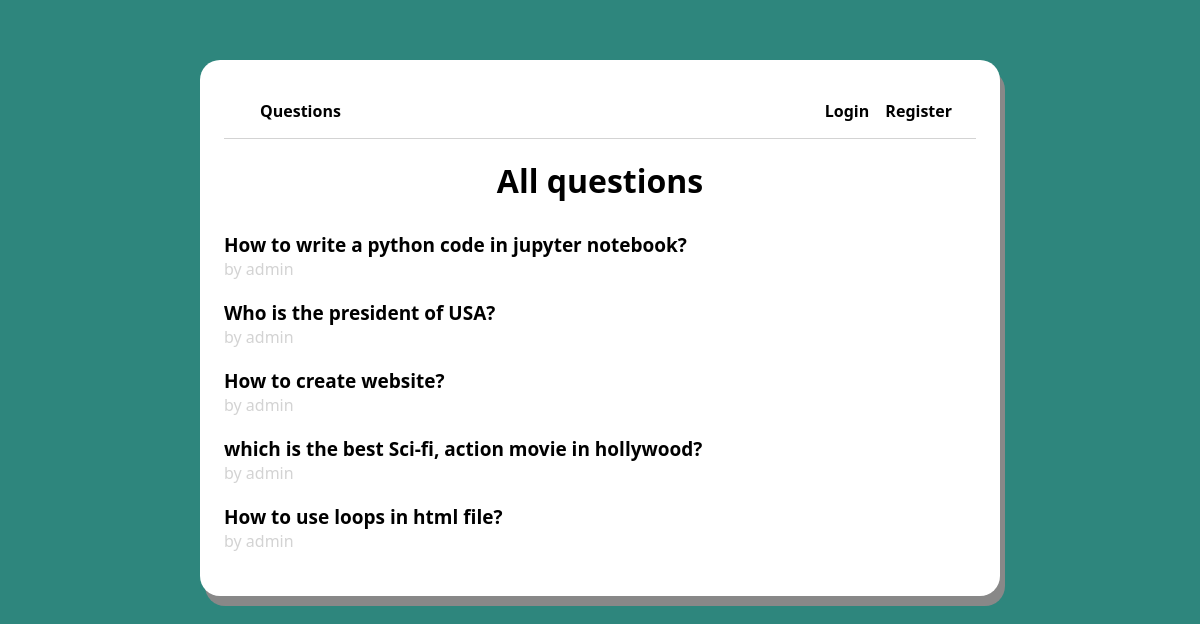
The page / on the database its author committed.
### main/models.py (models this page shows, shortened)
class Question(models.Model):
    author = models.ForeignKey(User , null=False, on_delete= models.CASCADE)
    title  = models.CharField(max_length=200, null=False)
    body = models.TextField(null=False)
    created_at = models.DateTimeField(auto_now_add = True)
    updated_at = models.DateTimeField(auto_now_add = True)

### main/views.py (the view)
# urls.py: path('', views.homepage, name='index'),
def homepage(request):
    questions = Question.objects.all().order_by('-created_at')
    context = {
        'questions': questions
    }
    return render(request, 'homepage.html', context)

### main/templates/homepage.html
{% extends 'layouts/page.html' %}
{% block content %}
<div class="page">
    <h1 class="title">All questions</h1>
{% for question in questions %}
<div class="question-list-item">
    <a href="{% url 'question' question.id %}">
        <p class="question-list-item-title">
            {{question.title}}
        </p>
        <p class="question-list-item-author">
            by {{question.author.username}}
        </p>
    </a>
</div>
{% endfor %}
</div>
{% endblock %}

### static/css/style.css (style rules this page uses)
html, body { font-family: 'Segoe UI', Tahoma, Geneva, Verdana, sans-serif; background-color: #2e867d; }
*, *::after, *::before { box-sizing: border-box; }
a { text-decoration: none; }
.page { display: flex; flex-direction: column; }
.title { margin: 20px auto 30px auto; font-weight: 900; }
.question-list-item { margin-bottom: 20px; }
.question-list-item-title { color: black; font-size: 19px; font-weight: 900; margin: 0; }
.question-list-item-author { color: lightgray; margin: 0; }

### rows shown on the page
Question: title "How to write a python code in jupyter notebook?", author.username "admin"
Question: title "Who is the president of USA?", author.username "admin"
Question: title "How to create website?", author.username "admin"
Question: title "which is the best Sci-fi, action movie in hollywood?", author.username "admin"
Question: title "How to use loops in html file?", author.username "admin"
